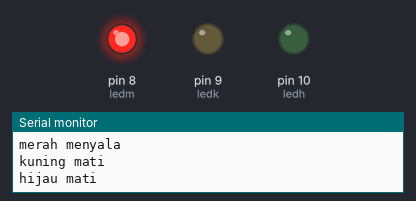
Bench run of a program on a simulated Arduino Uno, built with avr-gcc and run on an emulated ATmega328P. On the bench: output pins drawn as LEDs (lit = HIGH), the last lines printed to the serial monitor.

Above: at 1.5 s.
At 3.5 s:
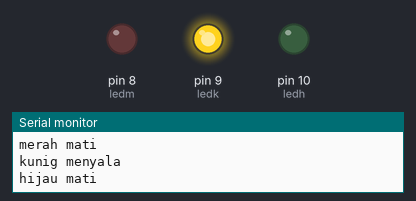
At 5.0 s:
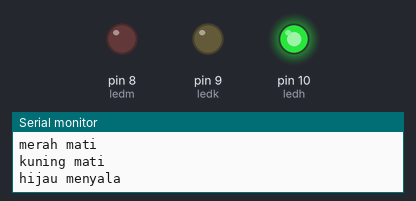
Timing chart, 0 to 7.8 s (numbered marks = the images above):
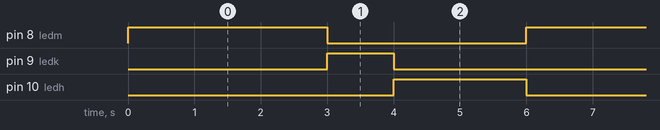

Measured:
- by itself, pin 8 (ledm): alternates HIGH for 3.0 s and LOW for 3.0 s
- by itself, pin 9 (ledk): alternates HIGH for 1.0 s and LOW for 5.0 s
- by itself, pin 10 (ledh): alternates HIGH for 2.0 s and LOW for 4.0 s

The program:

main.cpp
```cpp
#include <Arduino.h>

int ledm = 8;
int ledk = 9;
int ledh = 10;


void setup() {
  // put your setup code here, to run once:
Serial.begin(9600);
pinMode(ledm, OUTPUT);
pinMode(ledk, OUTPUT);
pinMode(ledh, OUTPUT);
}

void loop() {
  // put your main code here, to run repeatedly:
digitalWrite(ledm, HIGH);
digitalWrite(ledk, LOW);
digitalWrite(ledh, LOW);
Serial.println("merah menyala");
Serial.println("kuning mati");
Serial.println("hijau mati");
delay(3000);
digitalWrite(ledm, LOW);
digitalWrite(ledk, HIGH);
digitalWrite(ledh, LOW);
Serial.println("merah mati");
Serial.println("kunig menyala");
Serial.println("hijau mati");
delay(1000);
digitalWrite(ledm, LOW);
digitalWrite(ledk, LOW);
digitalWrite(ledh, HIGH);
Serial.println("merah mati");
Serial.println("kuning mati");
Serial.println("hijau menyala");
delay(2000);
}
```
